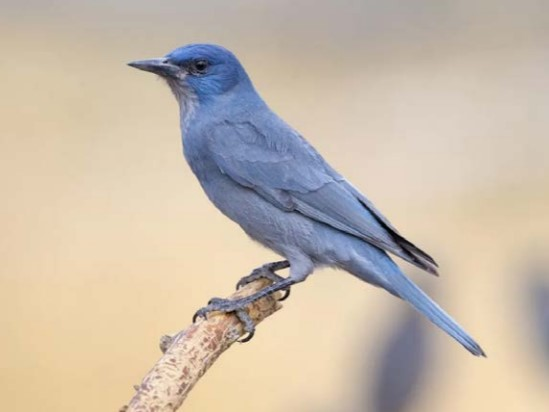
#> input picture img/bird.jpg, 549 x 412 px, found by its file name
$ python 14-3.py
#> lines starting #> are read from the running program, lines starting #| are printed output that depends on the picture
from cv2 import cv2
import numpy as np
img=cv2.imread('img/bird.jpg',0)
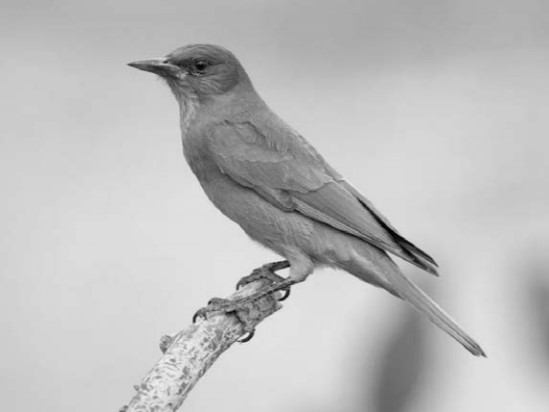
#> img: shape (412, 549); min 0, max 240, mean 189.3

rows,cols=img.shape
#> rows = 412; cols = 549
# 这里的第一个参数为旋转中心，第二个为旋转角度，第三个为旋转后的缩放因子
# 可以通过设置旋转中心，缩放因子，以及窗口大小来防止旋转后超出边界的问题
M=cv2.getRotationMatrix2D((cols/2,rows/2),45,0.6)
# 第三个参数是输出图像的尺寸中心
dst=cv2.warpAffine(img,M,(cols,rows))
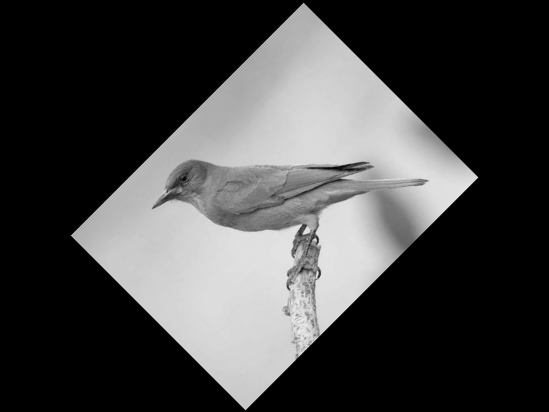
#> dst: shape (412, 549); min 0, max 238, mean 68.1
cv2.imshow('img',dst)
cv2.waitKey(0)
#> (the run stopped early here; a loop or call above may not have finished)
